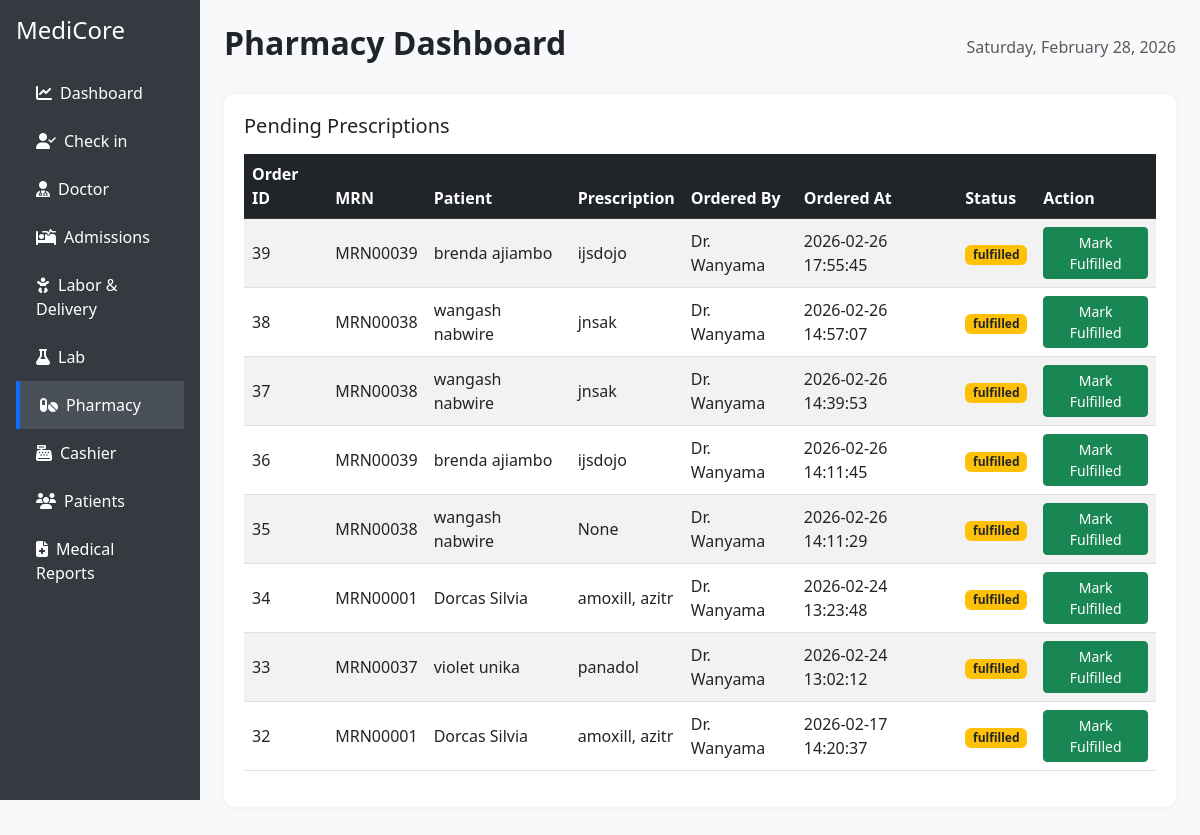
Before: /pharmacy with the older database file.
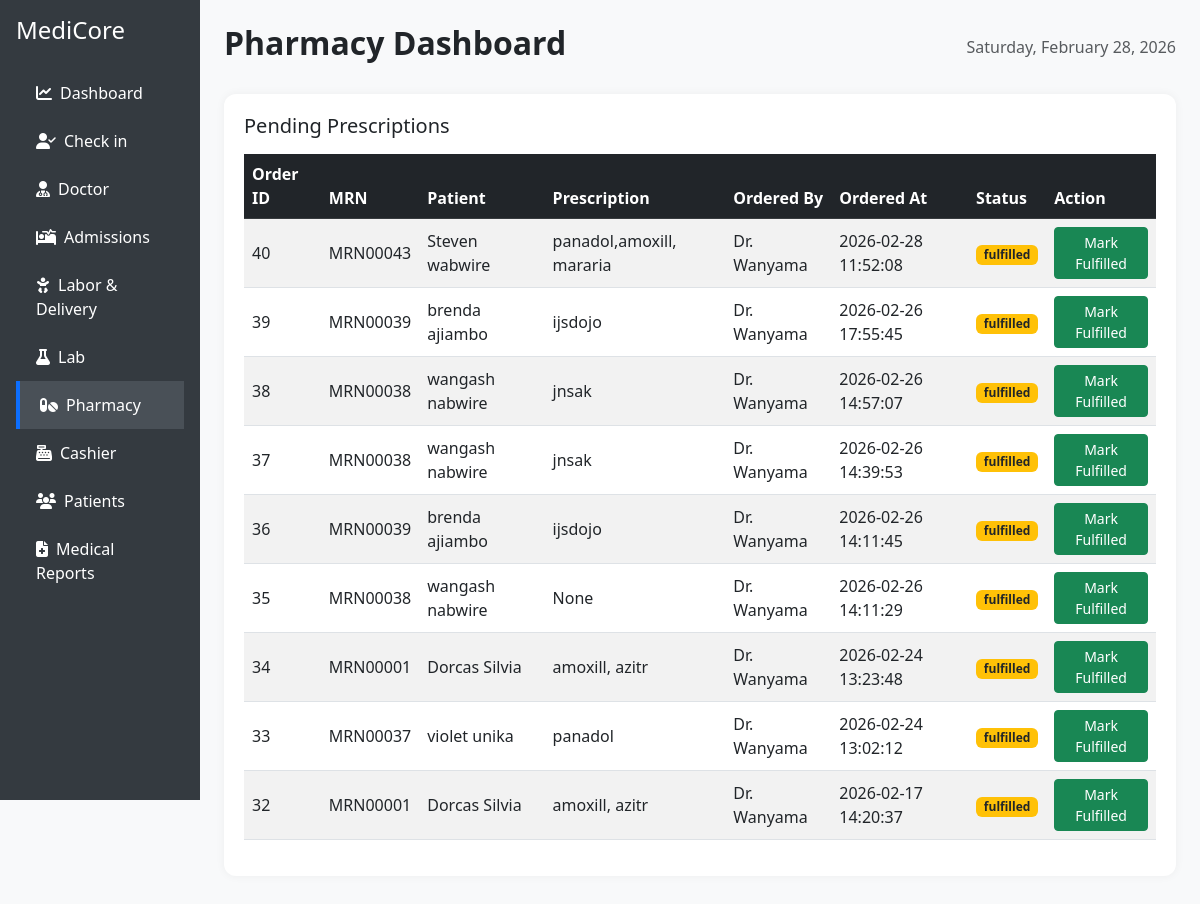
After: the same page with the newer database file.
### tables this page shows
CREATE TABLE pharmacy_orders (
  id INTEGER PRIMARY KEY AUTOINCREMENT,
  patient_id INTEGER,
  prescription TEXT,
  ordered_by TEXT,
  status TEXT DEFAULT 'pending',
  fulfilled_by TEXT,
  fulfilled_at TIMESTAMP,
  created_at TIMESTAMP DEFAULT CURRENT_TIMESTAMP
);

CREATE TABLE patients (
    id INTEGER PRIMARY KEY AUTOINCREMENT,
    name TEXT NOT NULL,
    age INTEGER NOT NULL,
    gender TEXT NOT NULL,
    contact TEXT NOT NULL,
    address TEXT NOT NULL,
    symptoms TEXT,
    diagnosis TEXT,
    lab_results TEXT,
    prescribed_medicine TEXT,
    bill_amount REAL
, is_active INTEGER DEFAULT 1, admission_status TEXT DEFAULT 'outpatient', labor_status TEXT DEFAULT 'none', first_name TEXT, last_name TEXT, created_at TEXT, status TEXT DEFAULT 'draft', updated_at TEXT, card_number TEXT, medical_record_number TEXT, prescriptions TEXT, tests_ordered TEXT, billing_amount REAL);

### app.py (the view)
@app.route('/pharmacy')
def pharmacy():
    db = get_db()
    orders = db.execute("""
        SELECT po.id, p.medical_record_number,
               p.first_name || ' ' || p.last_name AS patient_name,
               po.prescription, po.ordered_by, po.created_at,
               po.status, po.fulfilled_by, po.fulfilled_at
        FROM pharmacy_orders po
        JOIN patients p ON po.patient_id = p.id
        ORDER BY po.created_at DESC
    """).fetchall()
    current_date = datetime.now().strftime('%A, %B %d, %Y')
    return render_template('pharmacy.html', orders=orders, current_date=current_date)

### app.py (called while the page is built)
def get_db():
    conn = sqlite3.connect('hospital.db')
    conn.row_factory = sqlite3.Row
    return conn

### templates/pharmacy.html (shortened to what this page needs)
<!DOCTYPE html>
<html lang="en">
<head>
  <link href="https://cdn.jsdelivr.net/npm/bootstrap@5.3.0/dist/css/bootstrap.min.css" rel="stylesheet">
  <link href="https://cdn.jsdelivr.net/npm/bootstrap-icons@1.10.5/font/bootstrap-icons.css" rel="stylesheet">
  <link href="https://cdnjs.cloudflare.com/ajax/libs/font-awesome/6.4.0/css/all.min.css" rel="stylesheet">
</head>
<body>
  <div class="container-fluid">
    <div class="row">
      <div class="col-md-2 sidebar p-3">
        <h4 class="mb-4">MediCore</h4>
        <a href="{{ url_for('dashboard') }}"><i class="fas fa-chart-line me-2"></i>Dashboard</a>
        <a href="{{ url_for('checkin') }}"><i class="fas fa-user-check me-2"></i>Check in</a>
        <a href="{{ url_for('doctor') }}"><i class="fas fa-user-md me-2"></i>Doctor</a>
        <a href="{{ url_for('admission') }}"><i class="fas fa-procedures me-2"></i>Admissions</a>
        <a href="{{ url_for('labor_delivery') }}"><i class="fas fa-baby me-2"></i>Labor & Delivery</a>
        <a href="{{ url_for('lab') }}"><i class="fas fa-flask me-2"></i>Lab</a>
        <a href="{{ url_for('pharmacy') }}" class="active"><i class="fas fa-pills me-2"></i>Pharmacy</a>
        <a href="{{ url_for('cashier') }}"><i class="fas fa-cash-register me-2"></i>Cashier</a>
        <a href="{{ url_for('patients') }}"><i class="fas fa-users me-2"></i>Patients</a>
        <a href="{{ url_for('medical_reports') }}"><i class="fas fa-file-medical me-2"></i>Medical Reports</a>
      </div>
      <div class="col-md-10 p-4">
        <div class="d-flex justify-content-between align-items-center mb-4">
          <h2 class="fw-bold">Pharmacy Dashboard</h2>
          <span class="text-muted">{{ current_date }}</span>
        </div>
        {% if orders %}
        <div class="panel mb-4">
          <h5 class="mb-3">Pending Prescriptions</h5>
          <table class="table table-striped align-middle">
            <thead class="table-dark">
              <tr>
                <th>Order ID</th>
                <th>MRN</th>
                <th>Patient</th>
                <th>Prescription</th>
                <th>Ordered By</th>
                <th>Ordered At</th>
                <th>Status</th>
                <th>Action</th>
              </tr>
            </thead>
            <tbody>
              {% for order in orders %}
              <tr>
                <td>{{ order.id }}</td>
                <td>{{ order.medical_record_number }}</td>
                <td>{{ order.patient_name }}</td>
                <td>{{ order.prescription }}</td>
                <td>{{ order.ordered_by }}</td>
                <td>{{ order.created_at }}</td>
                <td><span class="badge bg-warning text-dark">{{ order.status }}</span></td>
                <td>
                  <form method="POST" action="{{ url_for('fulfill_order') }}">
                    <button type="submit" class="btn btn-success btn-sm">Mark Fulfilled</button>
                  </form>
                </td>
              </tr>
              {% endfor %}
            </tbody>
          </table>
        </div>
        {% else %}
          <div class="alert alert-info">No pending prescriptions at the moment.</div>
        {% endif %}
      </div>
    </div>
  </div>
</body>
</html>

Changed rows visible on the page:
added pharmacy_orders: id "40", medical_record_number "MRN00043", patient_name "Steven wabwire", prescription "panadol,amoxill, mararia", ordered_by "Dr. Wanyama", created_at "2026-02-28 11:52:08", status "fulfilled"
